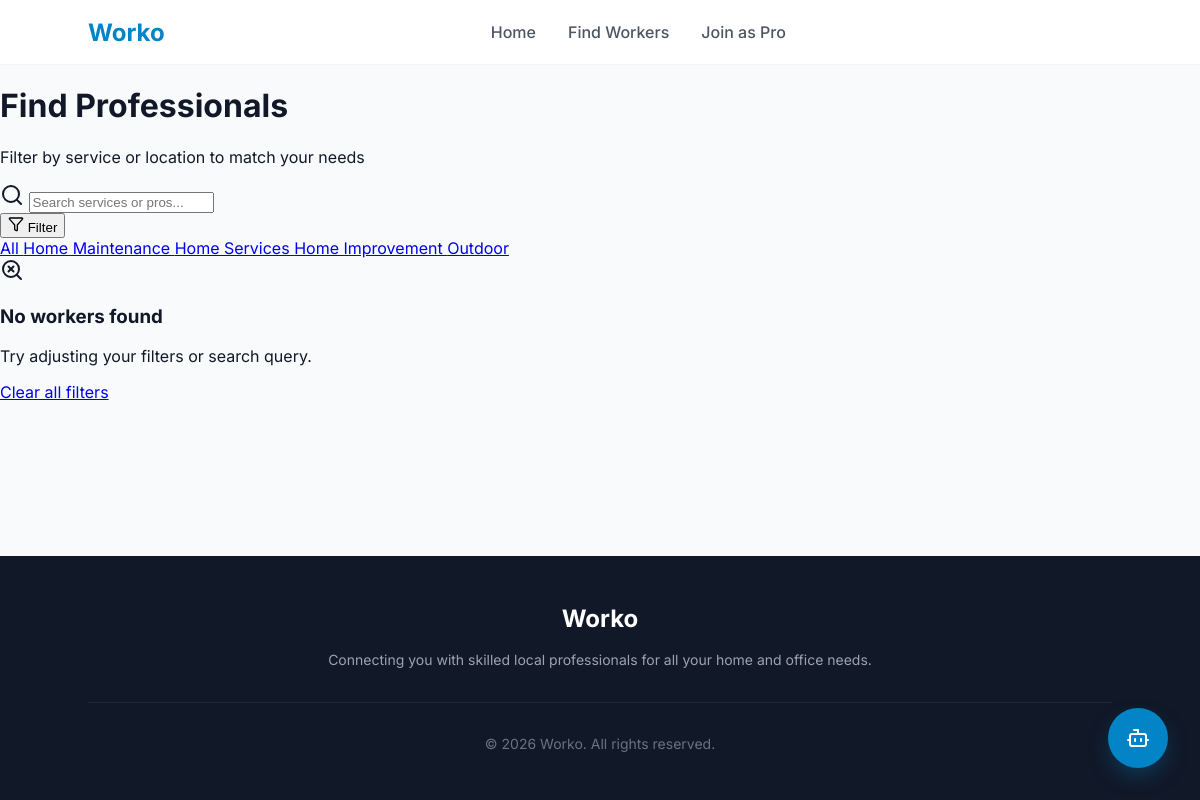
The page /services?category=Outdoor on the database its author committed.
### tables this page shows
CREATE TABLE services (
    id INTEGER PRIMARY KEY AUTOINCREMENT,
    title TEXT NOT NULL,
    description TEXT,
    icon_name TEXT,
    category TEXT
);

### app.py (the view)
@app.route('/services')
def services():
    category = request.args.get('category')
    search_query = request.args.get('q', '').lower()
    location = request.args.get('location', '')
    location = request.args.get('location', '')
    work_hours = request.args.get('work_hours', '')
    conn = get_db_connection()
    query = "SELECT *, avatar as profile_image FROM workers WHERE status = 'approved'"
    params = []
    if search_query:
        query += ' AND (lower(name) LIKE ? OR lower(profession) LIKE ?)'
        params.extend([f'%{search_query}%', f'%{search_query}%'])
    if category:
        query += ' AND lower(profession) LIKE ?'
        params.append(f'%{category.lower()}%')
    if location:
        query += ' AND lower(location) LIKE ?'
        params.append(f'%{location.lower()}%')
    if work_hours:
        query += ' AND work_hours LIKE ?'
        params.append(f'%{work_hours}%')
    workers_rows = conn.execute(query, params).fetchall()
    workers = []
    for row in workers_rows:
        worker = dict(row)
        skills_rows = conn.execute('SELECT skill FROM worker_skills WHERE worker_id = ?', (worker['id'],)).fetchall()
        worker['skills'] = [s['skill'] for s in skills_rows]
        workers.append(worker)
    categories_rows = conn.execute('SELECT DISTINCT category FROM services').fetchall()
    categories = [row['category'] for row in categories_rows]
    conn.close()
    return render_template('services.html',
                           workers=workers,
                           categories=categories,
                           selected_category=category,
                           search_query=search_query,
                           selected_location=location,
                           work_hours=work_hours)

### app.py (called while the page is built)
def get_db_connection():
    conn = sqlite3.connect('database.db')
    conn.row_factory = sqlite3.Row
    return conn

@app.context_processor
def inject_now():
    return {'now': datetime.utcnow()}

### templates/services.html (shortened to what this page needs)
{% extends 'base.html' %}
{% block styles %}
<link rel="stylesheet" href="{{ url_for('static', filename='css/service.css') }}">
{% endblock %}
{% block content %}
<div class="services-container">
    <div class="services-header">
        <div class="header-titling">
            <h1 class="services-title">Find Professionals</h1>
            <p class="services-subtitle">Filter by service or location to match your needs</p>
        </div>
        <form action="/services" method="GET" id="filter-form">
            <div class="search-filter-container">
                <div class="search-input-wrapper">
                    <i data-lucide="search" class="search-icon"></i>
                    <input type="text" name="q" placeholder="Search services or pros..." class="search-input"
                        value="{{ search_query }}" />
                </div>
                <button type="button" class="btn-filter" onclick="toggleFilters()">
                    <i data-lucide="filter" class="icon-sm"></i>
                    <span class="btn-text">Filter</span>
                </button>
            </div>
        </form>
    </div>
    <div class="categories-scroll">
        <div class="categories-list">
            <a href="/services" class="category-tag {{ 'active' if not selected_category else '' }}">
                All
            </a>
            {% for category in categories %}
            <a href="/services?category={{ category }}"
                class="category-tag {{ 'active' if selected_category == category else '' }}">
                {{ category }}
            </a>
            {% endfor %}
        </div>
    </div>
    {% if workers %}
    <div class="services-grid">
        {% for worker in workers %}
        <div class="worker-card">
            <div class="worker-header">
                <div class="worker-info">
                    <img src="{{ url_for('static', filename='uploads/' + worker.profile_image) if worker.profile_image and 'http' not in worker.profile_image else worker.profile_image }}"
                        alt="{{ worker.name }}" class="worker-avatar" />
                    <div>
                        <h3 class="worker-name">{{ worker.name }}</h3>
                        <p class="worker-profession">{{ worker.profession }}</p>
                    </div>
                </div>
                <div class="worker-rating">
                    <i data-lucide="star" class="star-icon"></i>
                    {{ worker.rating }}
                </div>
            </div>
            <p class="worker-bio">
                {{ worker.bio }}
            </p>
            <div class="worker-skills">
                {% for skill in worker.skills[:3] %}
                <span class="skill-tag">
                    {{ skill }}
                </span>
                {% endfor %}
                {% if worker.skills|length > 3 %}
                <span class="skill-tag-more">
                    +{{ worker.skills|length - 3 }}
                </span>
                {% endif %}
            </div>
            <div class="worker-footer">
                <div class="worker-rate" style="color: var(--primary-600); font-weight: 500;">
                    Verified Professional
                </div>
                <div class="worker-actions-row">
                    <a href="/worker/{{ worker.id }}" class="btn-view-profile">
                        View Profile
                    </a>
                    <button class="btn-book-sm" data-logged-in="{{ 'true' if session.get('user') else 'false' }}"
                        data-worker-name="{{ worker.name }}" data-worker-id="{{ worker.id }}"
                        onclick="handleBooking(this.dataset.loggedIn === 'true', this.dataset.workerName, this.dataset.workerId)">
                        Book Now
                    </button>
                </div>
            </div>
        </div>
        {% endfor %}
    </div>
    {% else %}
    <div class="empty-results">
        <i data-lucide="search-x" class="empty-icon-lg"></i>
        <h3 class="empty-title">No workers found</h3>
        <p class="empty-subtitle">Try adjusting your filters or search query.</p>
        <a href="/services" class="btn-clean-filters">Clear all filters</a>
    </div>
    {% endif %}
</div>
{% endblock %}

### static/css/base.css (style rules this page uses)
:root { --primary-50: #f0f9ff; --primary-100: #e0f2fe; --primary-200: #bae6fd; --primary-300: #7dd3fc; --primary-400: #38bdf8; --primary-500: #0ea5e9; --primary-600: #0284c7; --primary-700: #0369a1; --primary-800: #075985; --primary-900: #0c4a6e; --gray-50: #f9fafb; --gray-100: #f3f4f6; --gray-200: #e5e7eb; --gray-300: #d1d5db; --gray-400: #9ca3af; --gray-500: #6b7280; --gray-600: #4b5563; --gray-700: #374151; --gray-800: #1f2937; --gray-900: #111827; --white: #ffffff; --red-100: #fee2e2; --red-500: #ef4444; --red-700: #b91c1c; --green-100: #dcfce7; --green-500: #22c55e; --green-700: #15803d; }
body { font-family: 'Inter', sans-serif; background-color: var(--gray-50); color: var(--gray-900); display: flex; flex-direction: column; min-height: 100vh; -webkit-font-smoothing: antialiased; margin: 0; }
.icon-sm { width: 1rem; height: 1rem; }

### rows shown on the page
services: category "Home Services"
services: category "Home Improvement"
services: category "Outdoor"

### other values the page prints
{{ category }} "Home Maintenance"
